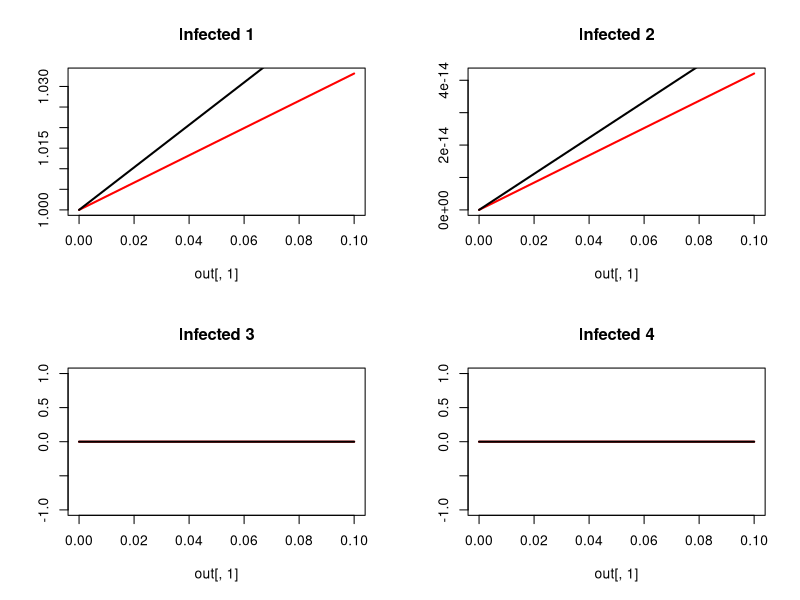

Source code (R):
############################
#CRC info
############################
args = commandArgs(TRUE)
input = as.numeric(args[1])
vac.vec = c(0.25, 0.45, 0.65, 0.85)
vac = c(rep(0,8), vac.vec[input], rep(0,19))

library(deSolve)

############################
#Initial condidtions and parameters
############################
percentage_vec <- c(rep(1.8,5), rep(1.8,5), rep(1.84,5), rep(1.86,5),
                    17.2, 15, 12.7, 8.8, 5.5, 2.8, 1.3, 0.2)
percentage_vec <- percentage_vec / 100
initial_conditions <- as.data.frame(matrix(NA, nrow = 28*4, ncol = 3))
initial_conditions[,2] <- rep(1:28,4)
for(i in 1:4){
  x <- i - 1
  initial_conditions[x*(28) + (1:28),1] <- rep(i,28)
}
initial_conditions[,3] <- rep(percentage_vec,4)

susceptible_init_h <- cbind(initial_conditions[,1], initial_conditions[,2], rep(NA, 112))
susceptible_init_h[,3] <- c(initial_conditions[1:28,3] * 6 *10^6, initial_conditions[29:56,3] * 0, 
                            initial_conditions[57:84,3] * 0, initial_conditions[85:112,3] * 0)
susceptible_init_l <- cbind(initial_conditions[,1], initial_conditions[,2], rep(NA, 112))
susceptible_init_l[,3] <- c(initial_conditions[1:28,3] * 6 *10^6, initial_conditions[29:56,3] * 0, 
                            initial_conditions[57:84,3] * 0, initial_conditions[85:112,3] * 0)

infected_init_h <- cbind(initial_conditions[,1], initial_conditions[,2], rep(NA, 112))
infected_init_h[,3] <- c(initial_conditions[1:28,3] * 1, initial_conditions[29:56,3] * 0, 
                         initial_conditions[57:84,3] * 0, initial_conditions[85:112,3] * 0)
infected_init_l <- cbind(initial_conditions[,1], initial_conditions[,2], rep(NA, 112))
infected_init_l[,3] <- c(initial_conditions[1:28,3] * 1, initial_conditions[29:56,3] * 0, 
                         initial_conditions[57:84,3] * 0, initial_conditions[85:112,3] * 0)

recovered_init_h <- cbind(initial_conditions[,1], initial_conditions[,2], rep(NA, 112))
recovered_init_h[,3] <- c(initial_conditions[1:28,3] * 0, initial_conditions[29:56,3] * 0, 
                          initial_conditions[57:84,3] * 0, initial_conditions[85:112,3] * 0)
recovered_init_l <- cbind(initial_conditions[,1], initial_conditions[,2], rep(NA, 112))
recovered_init_l[,3] <- c(initial_conditions[1:28,3] * 0, initial_conditions[29:56,3] * 0, 
                          initial_conditions[57:84,3] * 0, initial_conditions[85:112,3] * 0)


susceptible_h <- function(exposure){
  x <- exposure - 1
  susceptible <- c(susceptible_init_h[(x * 28) + 1:28,3])
}
susceptible_total_h <- sum(susceptible_h(1) + susceptible_h(2) + susceptible_h(3) + susceptible_h(4))
susceptible_l <- function(exposure){
  x <- exposure - 1
  susceptible <- c(susceptible_init_l[(x * 28) + 1:28,3])
}
susceptible_total_l <- sum(susceptible_l(1) + susceptible_l(2) + susceptible_l(3) + susceptible_l(4))

infected_h <- function(exposure){
  x <- exposure - 1
  infected <- c(infected_init_h[(x * 28) + 1:28,3])
} 
infected_total_h <- sum(infected_h(1) + infected_h(2) + infected_h(3) + infected_h(4))
infected_l <- function(exposure){
  x <- exposure - 1
  infected <- c(infected_init_l[(x * 28) + 1:28,3])
} 
infected_total_l <- sum(infected_l(1) + infected_l(2) + infected_l(3) + infected_l(4))

recovered_h <- function(exposure){
  x <- exposure - 1
  recovered <- c(recovered_init_h[(x * 28) + 1:28,3])
} 
recovered_total_h <- sum(recovered_h(1) + recovered_h(2) + recovered_h(3) + recovered_h(4))
recovered_l <- function(exposure){
  x <- exposure - 1
  recovered <- c(recovered_init_l[(x * 28) + 1:28,3])
} 
recovered_total_l <- sum(recovered_l(1) + recovered_l(2) + recovered_l(3) + recovered_l(4))

population_h <- sum(susceptible_total_h + infected_total_h + recovered_total_h)
population_l <- sum(susceptible_total_l + infected_total_l + recovered_total_l)


native <- c(rep(1, 7), rep(0.86, 9), rep(0.842, 4), 0.814, 0.7676, 0.7784, rep(0.809, 5))

parms <- c(beta_h = 0.6125551,
           beta_l = 0.9155611,
           gamma = 1/4,
           sigma = 1/(365 * 1.2),
           mu = 19 / (1000 * 365),
           delta = c((0.013 / 365), rep(0.001 / 365, 4), rep(0, 10), rep(0.001, 5), 
                     0.002 / 365, 0.0025 / 365, 
                     0.004 / 365, 0.0085 / 365,
                     0.0175 / 365, 0.0425 / 365,
                     0.114 / 365, 0.151 / 365),
           age_window = c(rep(1, 21), rep(10, 7)),
           native = c(rep(1, 7), rep(0.86, 9), rep(0.842, 4), 0.814, 0.7676, 0.7784, rep(0.809, 5)),
           travel <- 1 - native,
           vac_h = vac,
           vac_l = vac)

############################
#MODEL
############################
model <- function(t, y, parms){
  
  beta_h <- parms[1]
  beta_l <- parms[2]
  gamma <- parms[3]
  sigma <- parms[4]
  mu <- parms[5]
  delta <- parms[6:33]
  age_window <- parms[34:61]
  native <- parms[62:89]
  travel <- parms[90:117]
  vac_h <- ifelse(t>(365*2), parms[118:145], rep(0,28))
  vac_l <- ifelse(t>(365*2), parms[146:173], rep(0,28))
  
  
  S1_h <- y[1:28]
  I1_h <- y[29:56]
  R1_h <- y[57:84]
  S2_h <- y[85:112]
  I2_h <- y[113:140]
  R2_h <- y[141:168]
  S3_h <- y[169:196]
  I3_h <- y[197:224]
  R3_h <- y[225:252]
  S4_h <- y[253:280]
  I4_h <- y[281:308]
  R4_h <- y[309:336]
  
  S1_l <- y[337:364]
  I1_l <- y[365:392]
  R1_l <- y[393:420]
  S2_l <- y[421:448]
  I2_l <- y[449:476]
  R2_l <- y[477:504]
  S3_l <- y[505:532]
  I3_l <- y[533:560]
  R3_l <- y[561:588]
  S4_l <- y[589:616]
  I4_l <- y[617:644]
  R4_l <- y[645:672]
  
  FOI <- y[673]
  FOI_h <- y[674]
  FOI_l <- y[675]
  
  infected_total_h <- sum(sum(I1_h), sum(I2_h), sum(I3_h), sum(I4_h))
  population_h <- y[1:336]
  pop_h <- sum(population_h)
  infected_total_l <- sum(sum(I1_l), sum(I2_l), sum(I3_l), sum(I4_l))
  population_l <- y[337:672]
  pop_l <- sum(population_l)
  
  effective_population_h <- population_h + rep(travel,12) * population_l
  effective_population_h <- sum(effective_population_h)
  effective_population_l <- population_l + rep(travel,12) * population_h
  effective_population_l <- sum(effective_population_l)
  
  #first infection
  dS1_h <-  
    mu * c(pop_h, rep(0,27)) +
    c(0, 1/365 / head(age_window, -1) * head(S1_h, -1)) -
    c(1/365 / head(age_window, -1) * head(S1_h, -1), 0) -
    native * S1_h * (beta_h * infected_total_h / effective_population_h) -
    travel * S1_h * (beta_l * infected_total_l / effective_population_l) -
    S1_h * delta -
    S1_h * vac_h
  dS1_l <-  
    mu * c(pop_l, rep(0,27)) +
    c(0, 1/365 / head(age_window, -1) * head(S1_l, -1)) -
    c(1/365 / head(age_window, -1) * head(S1_l, -1), 0) -
    travel * S1_l * (beta_h * infected_total_h / effective_population_h) -
    native * S1_l * (beta_l * infected_total_l / effective_population_l) -
    S1_l * delta - 
    S1_l * vac_l
  
  dI1_h <- 
    native * S1_h * (beta_h * infected_total_h / effective_population_h) +
    travel * S1_h * (beta_l * infected_total_l / effective_population_l) +
    c(0, 1/365 / head(age_window, -1) * head(I1_h, -1)) -
    c(1/365 / head(age_window, -1) * head(I1_h, -1), 0) -
    I1_h * gamma -
    I1_h * delta
  dI1_l <- 
    travel * S1_l * (beta_h * infected_total_h / effective_population_h) +
    native * S1_l * (beta_l * infected_total_l / effective_population_l) +
    c(0, 1/365 / head(age_window, -1) * head(I1_l, -1)) -
    c(1/365 / head(age_window, -1) * head(I1_l, -1), 0) -
    I1_l * gamma -
    I1_l * delta
  
  FOI <- FOI + (sum(dI1_h+dI1_l) / sum(dS1_h+dS1_l))
  FOI_h <- FOI_h + (sum(dI1_h) / sum(dS1_h))
  FOI_l <- FOI_l + (sum(dI1_l) / sum(dS1_l))
  
  dR1_h <-
    I1_h * gamma +
    c(0, 1/365 / head(age_window, -1) * head(R1_h, -1)) -
    c(1/365 / head(age_window, -1) * head(R1_h, -1), 0) -
    R1_h * sigma -
    R1_h * delta +
    S1_h * vac_h - 
    R1_h * vac_h
  dR1_l <-
    I1_l * gamma +
    c(0, 1/365 / head(age_window, -1) * head(R1_l, -1)) -
    c(1/365 / head(age_window, -1) * head(R1_l, -1), 0) -
    R1_l * sigma -
    R1_l * delta +
    S1_l * vac_l - 
    R1_l * vac_l
  
  #second infection
  dS2_h <- 
    R1_h * sigma +
    c(0, 1/365 / head(age_window, -1) * head(S2_h, -1)) -
    c(1/365 / head(age_window, -1) * head(S2_h, -1), 0) -
    native * S2_h * (0.75 * beta_h * infected_total_h / effective_population_h) -
    travel * S2_h * (0.75 * beta_l * infected_total_l / effective_population_l) -
    S2_h * delta - 
    S2_h * vac_h
  dS2_l <- 
    R1_l * sigma +
    c(0, 1/365 / head(age_window, -1) * head(S2_l, -1)) -
    c(1/365 / head(age_window, -1) * head(S2_l, -1), 0) -
    travel * S2_l * (0.75 * beta_h * infected_total_h / effective_population_h) -
    native * S2_l * (0.75 * beta_l * infected_total_l / effective_population_l) -
    S2_l * delta - 
    S2_l * vac_l
  
  dI2_h <- 
    native * S2_h * (0.75 * beta_h * infected_total_h / effective_population_h) +
    travel * S2_h * (0.75 * beta_l * infected_total_l / effective_population_l) +
    c(0, 1/365 / head(age_window, -1) * head(I2_h, -1)) -
    c(1/365 / head(age_window, -1) * head(I2_h, -1), 0) -
    I2_h * gamma -
    I2_h * delta
  dI2_l <- 
    travel * S2_l * (0.75 * beta_h * infected_total_h / effective_population_h) +
    native * S2_l * (0.75 * beta_l * infected_total_l / effective_population_l) +
    c(0, 1/365 / head(age_window, -1) * head(I2_l, -1)) -
    c(1/365 / head(age_window, -1) * head(I2_l, -1), 0) -
    I2_l * gamma -
    I2_l * delta
  
  FOI <- FOI + (sum(dI2_h+dI2_l) / sum(dS2_h+dS2_l))
  FOI_h <- FOI_h + (sum(dI2_h) / sum(dS2_h))
  FOI_l <- FOI_l + (sum(dI2_l) / sum(dS2_l))
  
  dR2_h <-  
    I2_h * gamma +  
    c(0, 1/365 / head(age_window, -1) * head(R2_h, -1)) -
    c(1/365 / head(age_window, -1) * head(R2_h, -1), 0) -
    R2_h * sigma -
    R2_h * delta +
    R1_h * vac_h +
    S2_h * vac_h -
    R2_h * vac_h
  dR2_l <-  
    I2_l * gamma +  
    c(0, 1/365 / head(age_window, -1) * head(R2_l, -1)) -
    c(1/365 / head(age_window, -1) * head(R2_l, -1), 0) -
    R2_l * sigma -
    R2_l * delta + 
    R1_l * vac_l +
    S2_l * vac_l -
    R2_l * vac_l
  
  #third infection
  dS3_h <- 
    R2_h * sigma + 
    c(0, 1/365 / head(age_window, -1) * head(S3_h, -1)) -
    c(1/365 / head(age_window, -1) * head(S3_h, -1), 0) -
    native * S3_h * (0.5 * beta_h * infected_total_h / effective_population_h) -
    travel * S3_h * (0.5 * beta_l * infected_total_l / effective_population_l) -
    S3_h * delta -
    S3_h * vac_h
  dS3_l <- 
    R2_l * sigma + 
    c(0, 1/365 / head(age_window, -1) * head(S3_l, -1)) -
    c(1/365 / head(age_window, -1) * head(S3_l, -1), 0) -
    travel * S3_l * (0.5 * beta_h * infected_total_h / effective_population_h) -
    native * S3_l * (0.5 * beta_l * infected_total_l / effective_population_l) -
    S3_l * delta -
    S3_l * vac_l
  
  dI3_h <- 
    native * S3_h * (0.5 * beta_h * infected_total_h / effective_population_h) +
    travel * S3_h * (0.5 * beta_l * infected_total_l / effective_population_l) +
    c(0, 1/365 / head(age_window, -1) * head(I3_h, -1)) -
    c(1/365 / head(age_window, -1) * head(I3_h, -1), 0) -
    I3_h * gamma -
    I3_h * delta
  dI3_l <- 
    travel * S3_l * (0.5 * beta_h * infected_total_h / effective_population_h) +
    native * S3_l * (0.5 * beta_l * infected_total_l / effective_population_l) +
    c(0, 1/365 / head(age_window, -1) * head(I3_l, -1)) -
    c(1/365 / head(age_window, -1) * head(I3_l, -1), 0) -
    I3_l * gamma -
    I3_l * delta
  
  FOI <- FOI + (sum(dI3_h+dI3_l) / sum(dS3_h+dS3_l))
  FOI_h <- FOI_h + (sum(dI3_h) / sum(dS3_h))
  FOI_l <- FOI_l + (sum(dI3_l) / sum(dS3_l))
  
  dR3_h <- 
    I3_h * gamma +
    c(0, 1/365 / head(age_window, -1) * head(R3_h, -1)) -
    c(1/365 / head(age_window, -1) * head(R3_h, -1), 0) -
    R3_h * sigma -
    R3_h * delta + 
    R2_h * vac_h +
    S3_h * vac_h -
    R3_h * vac_h
  dR3_l <- 
    I3_l * gamma +
    c(0, 1/365 / head(age_window, -1) * head(R3_l, -1)) -
    c(1/365 / head(age_window, -1) * head(R3_l, -1), 0) -
    R3_l * sigma -
    R3_l * delta +
    R3_l * vac_l +
    S3_l * vac_l - 
    R3_l * vac_l
  
  #fourth infection
  dS4_h <- 
    R3_h * sigma +
    c(0, 1/365 / head(age_window, -1) * head(S4_h, -1)) -
    c(1/365 / head(age_window, -1) * head(S4_h, -1), 0) -
    native * S4_h * (0.25 * beta_h * infected_total_h / effective_population_h) -
    travel * S4_h * (0.25 * beta_l * infected_total_l / effective_population_l) -
    S4_h * delta - 
    S4_h * vac_h
  dS4_l <- 
    R3_l * sigma +
    c(0, 1/365 / head(age_window, -1) * head(S4_l, -1)) -
    c(1/365 / head(age_window, -1) * head(S4_l, -1), 0) -
    travel * S4_l * (0.25 * beta_h * infected_total_h / effective_population_h) -
    native * S4_l * (0.25 * beta_l * infected_total_l / effective_population_l) -
    S4_l * delta - 
    S4_l * vac_l
  
  dI4_h <- 
    native * S4_h * (0.25 * beta_h * infected_total_h / effective_population_h) +
    travel * S4_h * (0.25 * beta_l * infected_total_l / effective_population_l) +
    c(0, 1/365 / head(age_window, -1) * head(I4_h, -1)) -
    c(1/365 / head(age_window, -1) * head(I4_h, -1), 0) -
    I4_h * gamma -
    I4_h * delta
  dI4_l <- 
    travel * S4_l * (0.25 * beta_h * infected_total_h / effective_population_h) +
    native * S4_l * (0.25 * beta_l * infected_total_l / effective_population_l) +
    c(0, 1/365 / head(age_window, -1) * head(I4_l, -1)) -
    c(1/365 / head(age_window, -1) * head(I4_l, -1), 0) -
    I4_l * gamma -
    I4_l * delta
  
  FOI <- FOI + (sum(dI4_h+dI4_l) / sum(dS4_h+dS4_l))
  FOI_h <- FOI_h + (sum(dI4_h) / sum(dS4_h))
  FOI_l <- FOI_l + (sum(dI4_l) / sum(dS4_l))
  
  dR4_h <- 
    I4_h * gamma +
    c(0, 1/365 / head(age_window, -1) * head(R4_h, -1)) -
    c(1/365 / head(age_window, -1) * head(R4_h, -1), 0) -
    R4_h * delta +
    R3_h * vac_h +
    S4_h * vac_h
  dR4_l <- 
    I4_l * gamma +
    c(0, 1/365 / head(age_window, -1) * head(R4_l, -1)) -
    c(1/365 / head(age_window, -1) * head(R4_l, -1), 0) -
    R4_l * delta + 
    R3_l * vac_l +
    S4_l * vac_l
  
  
  list(c(dS1_h, dI1_h, dR1_h,
         dS2_h, dI2_h, dR2_h,
         dS3_h, dI3_h, dR3_h,
         dS4_h, dI4_h, dR4_h,
         dS1_l, dI1_l, dR1_l,
         dS2_l, dI2_l, dR2_l,
         dS3_l, dI3_l, dR3_l,
         dS4_l, dI4_l, dR4_l, 
         FOI, FOI_h, FOI_l))
  
}

############################
#RUN MODEL
############################
y_init <- c(susceptible_h(1), infected_h(1), recovered_h(1),
            susceptible_h(2), infected_h(2), recovered_h(2),
            susceptible_h(3), infected_h(3), recovered_h(3),
            susceptible_h(4), infected_h(4), recovered_h(4),
            susceptible_l(1), infected_l(1), recovered_l(1),
            susceptible_l(2), infected_l(2), recovered_l(2),
            susceptible_l(3), infected_l(3), recovered_l(3),
            susceptible_l(4), infected_l(4), recovered_l(4),
            0, 0, 0)
times <- seq(from = 0, to = 365 * 2, by = .1)
out <- ode(times = times, y = y_init, func = model, parms = parms)

############################
#PROCESSING
############################
png(filename = paste('infections_', input, '.png', sep = ''))
par(mfrow = c(2,2))
infected_names <- c("Infected 1", "Infected 2", "Infected 3", "Infected 4")
for(i in 0:3){
  x <- 2 + 3 * i
  y <- x + 12
  legend_y <- max(rowSums(out[,(1+(x-1)*28+1):(1+(x)*28)]))
  {plot(out[,1],rowSums(out[,(1+(x-1)*28+1):(1+(x)*28)]),type='l', 
        col = "red", lwd = 2, ylab = '',
        main = infected_names[i + 1])
    lines(out[,1],rowSums(out[,(1+(y-1)*28+1):(1+(y)*28)]),type='l', lwd = 2)
    legend(8000, (2/3) * legend_y, legend=c("High SES", "Low SES"),
           col=c("red", "black"), lwd = c(2,2), cex=0.8)
  }}
dev.off()


############################
#OUTPUT
############################
out_last <- out[nrow(out),]
FOI <- out[,674]
FOI_h <- out[,675]
FOI_l <- out[,676]
save(out_last, file = paste('output_', input, '.RData', sep = ''))
save(FOI, file = paste('FOI_', input, '.RData', sep = ''))
save(FOI_h, file = paste('FOI.h_', input, '.RData', sep = ''))
save(FOI_l, file = paste('FOI.l_', input, '.RData', sep = ''))
